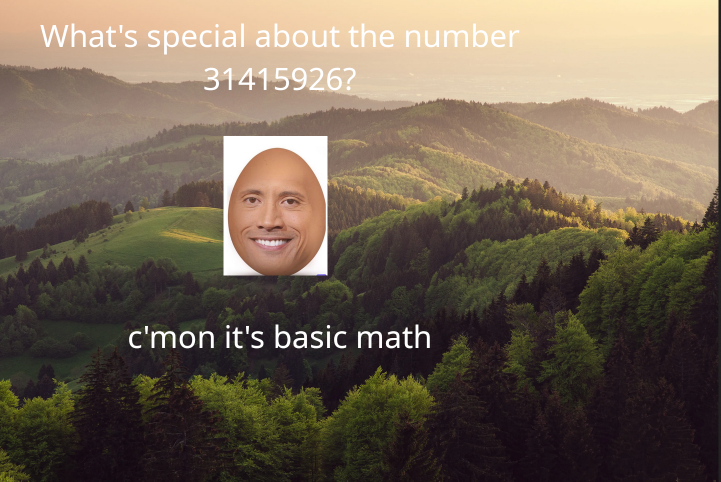
#> input picture challenges/FORENSICS/junk/the_rock.png, 1441 x 963 px (shown at 1/2 size)
$ python ch1.py
#> lines starting #> are read from the running program, lines starting #| are printed output that depends on the picture
import os
from PIL import Image, ImageDraw

flag = "CSC{345y_r1gh7?_l0l}"
image = Image.new(mode="RGBA", size=(100, 50), color="black")
text_layer = Image.new('RGBA', image.size, (0, 0, 0, 0))
#> text_layer: PIL image 100x50 RGBA; every value is 0
draw = ImageDraw.Draw(text_layer)
draw.text((10,10), flag, fill="white")
res_image = Image.alpha_composite(image.convert("RGBA"), text_layer)
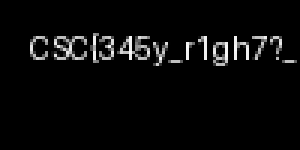
#> res_image: PIL image 100x50 RGBA (shown 3 times larger); mean R, G, B, A 9.5, 9.5, 9.5, 255

image = Image.open("the_rock.png")
#> image is the input picture: PIL image 1441x963 RGBA; mean R, G, B, A 115.4, 101, 85, 255
for i in range(res_image.size[0]):
    for j in range(res_image.size[1]):
        original_pixel_value = image.getpixel(xy=(i+25,j+25))
        r = original_pixel_value[0]
        g = original_pixel_value[1]
        b = original_pixel_value[2]
        a = original_pixel_value[3]
        bw = res_image.getpixel(xy=(i,j))
        b = b|1 if bw[0] > 127 else b&254
        new_value = (r,g,b, a)
        image.putpixel(xy=(i + 25,j + 25), value=new_value)

image.save("secret.png")

with open("top_g.png", "rb") as f:
    b1 = bytearray(f.read())

with open("secret.png", "rb") as f:
    b1.extend(f.read())

with open("findme.png", "wb") as f:
    f.write(b1)
